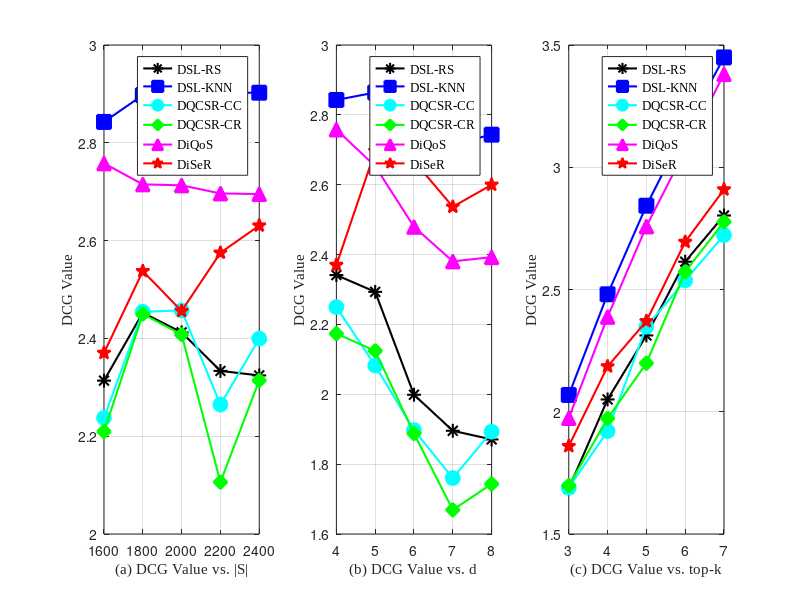

This chart was generated by the following MATLAB code:
clf;clear
% DCG vs. n
x=linspace(0,20,5);
y1=[2.31362254,2.45254264,2.41229828,2.33354251,2.32426206];
y2=[2.84267968,2.89751882,2.9042019,2.9024112,2.9024612];
y3=[2.23762074,2.45446435,2.45720151,2.26476292,2.39948726];
y4=[2.20952938,2.44973684,2.40778292,2.10606962,2.3141038];
y5=[2.75800193,2.71502587,2.71300852,2.69646087,2.69514964];
y6=[2.37023633,2.53748233,2.45604935,2.57514543,2.63064577];
subplot(1,3,1)
plot(x,y1,'-k*','LineWidth',1.5,'MarkerFaceColor','k','MarkerSize',10)
hold on
plot(x,y2,'-bs','LineWidth',1.5,'MarkerFaceColor','b','MarkerSize',10)
hold on
plot(x,y3,'-co','LineWidth',1.5,'MarkerFaceColor','c','MarkerSize',10)
hold on
plot(x,y4,'-gd','LineWidth',1.5,'MarkerFaceColor','g','MarkerSize',10)
hold on
plot(x,y5,'-m^','LineWidth',1.5,'MarkerFaceColor','m','MarkerSize',10)
hold on
plot(x,y6,'-rp','LineWidth',1.5,'MarkerFaceColor','r','MarkerSize',10)
grid on
xlabel('\fontname{Times New Roman}(a) DCG Value vs. |S|')
ylabel('\fontname{Times New Roman}DCG Value')
legend('\fontname{Times New Roman}DSL-RS','\fontname{Times New Roman}DSL-KNN','\fontname{Times New Roman}DQCSR-CC','\fontname{Times New Roman}DQCSR-CR','\fontname{Times New Roman}DiQoS','\fontname{Times New Roman}DiSeR','Location', 'Best')
set(gca,'looseInset',[0,25,0,5])
set(gca, 'XTicklabel',{'1600','1800','2000','2200','2400'}); 
% DCG vs. d
x=4:8;
y1=[2.34136426,2.29324925,1.99864921,1.89553118,1.87077429];
y2=[2.84267968,2.86394273,2.81254064,2.71575459,2.74326307];
y3=[2.24973307,2.08224185,1.89725967,1.7601256,1.89291368];
y4=[2.17368123,2.12435022,1.88764336,1.66903852,1.74340324];
y5=[2.75800193,2.65294846,2.47943564,2.38056406,2.39255485];
y6=[2.37023633,2.69651526,2.66774204,2.53685477,2.59981569];
subplot(1,3,2)
plot(x,y1,'-k*','LineWidth',1.5,'MarkerFaceColor','k','MarkerSize',10)
hold on
plot(x,y2,'-bs','LineWidth',1.5,'MarkerFaceColor','b','MarkerSize',10)
hold on
plot(x,y3,'-co','LineWidth',1.5,'MarkerFaceColor','c','MarkerSize',10)
hold on
plot(x,y4,'-gd','LineWidth',1.5,'MarkerFaceColor','g','MarkerSize',10)
hold on
plot(x,y5,'-m^','LineWidth',1.5,'MarkerFaceColor','m','MarkerSize',10)
hold on
plot(x,y6,'-rp','LineWidth',1.5,'MarkerFaceColor','r','MarkerSize',10)
grid on
xlabel('\fontname{Times New Roman}(b) DCG Value vs. d')
ylabel('\fontname{Times New Roman}DCG Value')
legend('\fontname{Times New Roman}DSL-RS','\fontname{Times New Roman}DSL-KNN','\fontname{Times New Roman}DQCSR-CC','\fontname{Times New Roman}DQCSR-CR','\fontname{Times New Roman}DiQoS','\fontname{Times New Roman}DiSeR','Location', 'Best')
set(gca,'looseInset',[0,25,0,5])
set(gca, 'XTicklabel',{'4','5','6','7','8'}); 
% DCG vs. k
x=3:7;
y1=[1.68604569,2.05031908,2.31218235,2.61368947,2.80270888];
y2=[2.06868274,2.48045912,2.84267968,3.15639056,3.44918183];
y3=[1.68910949,1.92075219,2.34784593,2.53699613,2.72247524];
y4=[1.69782925,1.97259216,2.19853083,2.57258605,2.77681218];
y5=[1.97421898,2.3881261,2.75800193,3.06999299,3.38100909];
y6=[1.85932139,2.1853557,2.37023633,2.69460338,2.90910699];
subplot(1,3,3)
plot(x,y1,'-k*','LineWidth',1.5,'MarkerFaceColor','k','MarkerSize',10)
hold on
plot(x,y2,'-bs','LineWidth',1.5,'MarkerFaceColor','b','MarkerSize',10)
hold on
plot(x,y3,'-co','LineWidth',1.5,'MarkerFaceColor','c','MarkerSize',10)
hold on
plot(x,y4,'-gd','LineWidth',1.5,'MarkerFaceColor','g','MarkerSize',10)
hold on
plot(x,y5,'-m^','LineWidth',1.5,'MarkerFaceColor','m','MarkerSize',10)
hold on
plot(x,y6,'-rp','LineWidth',1.5,'MarkerFaceColor','r','MarkerSize',10)
grid on
xlabel('\fontname{Times New Roman}(c) DCG Value vs. top-k')
ylabel('\fontname{Times New Roman}DCG Value')
legend('\fontname{Times New Roman}DSL-RS','\fontname{Times New Roman}DSL-KNN','\fontname{Times New Roman}DQCSR-CC','\fontname{Times New Roman}DQCSR-CR','\fontname{Times New Roman}DiQoS','\fontname{Times New Roman}DiSeR','Location', 'Best')
set(gca,'looseInset',[0,25,0,5])
set(gca, 'XTicklabel',{'3','4','5','6','7'}); 